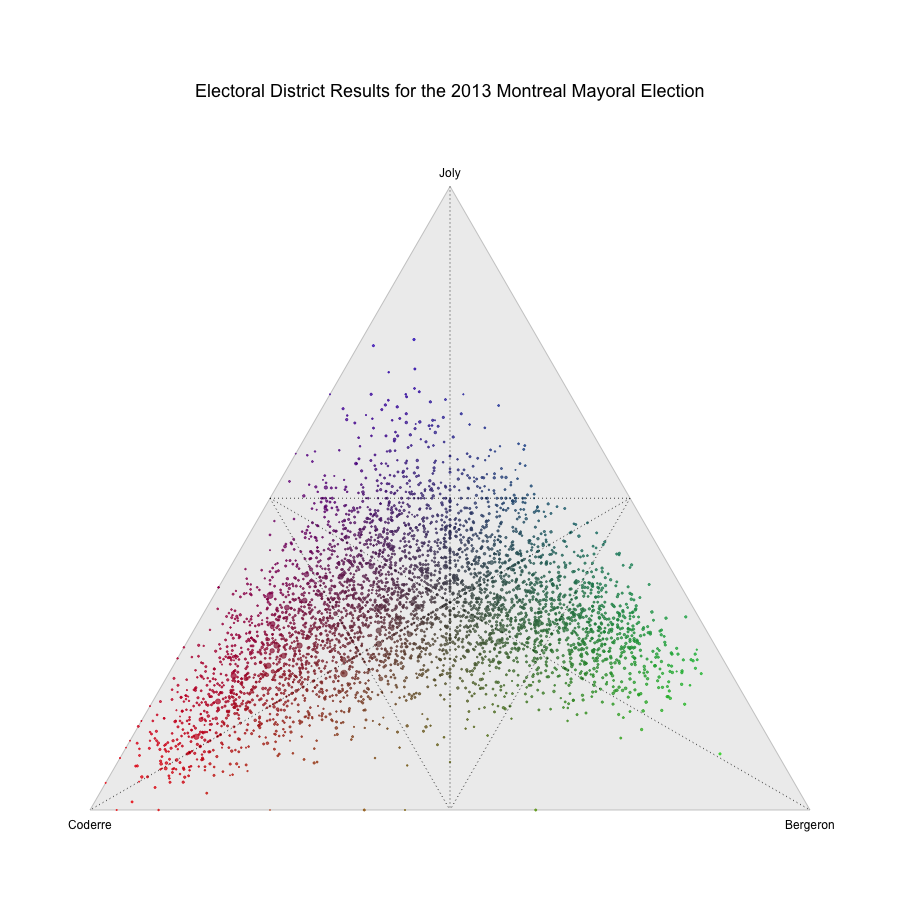

This figure's R source:

library(vcd)
library(reshape2)
election2013 <- read.csv("elections-2013-resultats-detailles.csv")
melted = melt(subset(election2013, Poste == "0"))
casted = dcast(subset(melted, variable=="Votes"), District ~ Candidat, fun.aggregate=sum)
topFour = casted[c("CODERRE Denis", "BERGERON Richard", "JOLY Mélanie", "CΓTÉ Marcel")]
names(topFour) = c("Coderre", "Bergeron", "Joly", "Côté")


makeTernaryPlot = function (data) {
  matrixData = as.matrix(data)
  ternaryplot(matrixData[which(rowSums(matrixData) > 0),] , 
              main = "Electoral District Results for the 2013 Montreal Mayoral Election", 
              bg = "#eeeeee", border="grey",
              cex=sqrt(rowSums(matrixData))/50, 
              col=rgb(matrixData[,1]/rowSums(matrixData),
                      matrixData[,2]/rowSums(matrixData),
                      matrixData[,3]/rowSums(matrixData)
                      ,0.7), grid=FALSE)
  top <- sqrt(3)/2
  xlim <- c(-0.03, 1.03)
  ylim <- c(-1, top)
  pushViewport(viewport(width = unit(1, "snpc")))
  pushViewport(viewport(width = 0.8, height = 0.8, 
                        xscale = xlim, 
                        yscale = ylim, 
                        name = "plot"))
  grid.lines(c(0.75, 0.00), c(0.5 * top, 0), gp=gpar(lty=3))
  grid.lines(c(0.25, 1.00), c(0.5 * top, 0), gp=gpar(lty=3))
  grid.lines(c(0.50, 0.50), c(1.0 * top, 0), gp=gpar(lty=3))
  
  
  grid.lines(c(0.75, 0.50), c(0.5 * top, 0), gp=gpar(lty=3))
  grid.lines(c(0.25, 0.75), c(0.5 * top, 0.5 * top), gp=gpar(lty=3))
  grid.lines(c(0.25, 0.50), c(0.5 * top, 0), gp=gpar(lty=3))
  
  upViewport(2)
}

pdf(file="ternary.pdf", width=10, height=10)
makeTernaryPlot(topFour[c("Coderre", "Bergeron", "Joly")])
dev.off()
